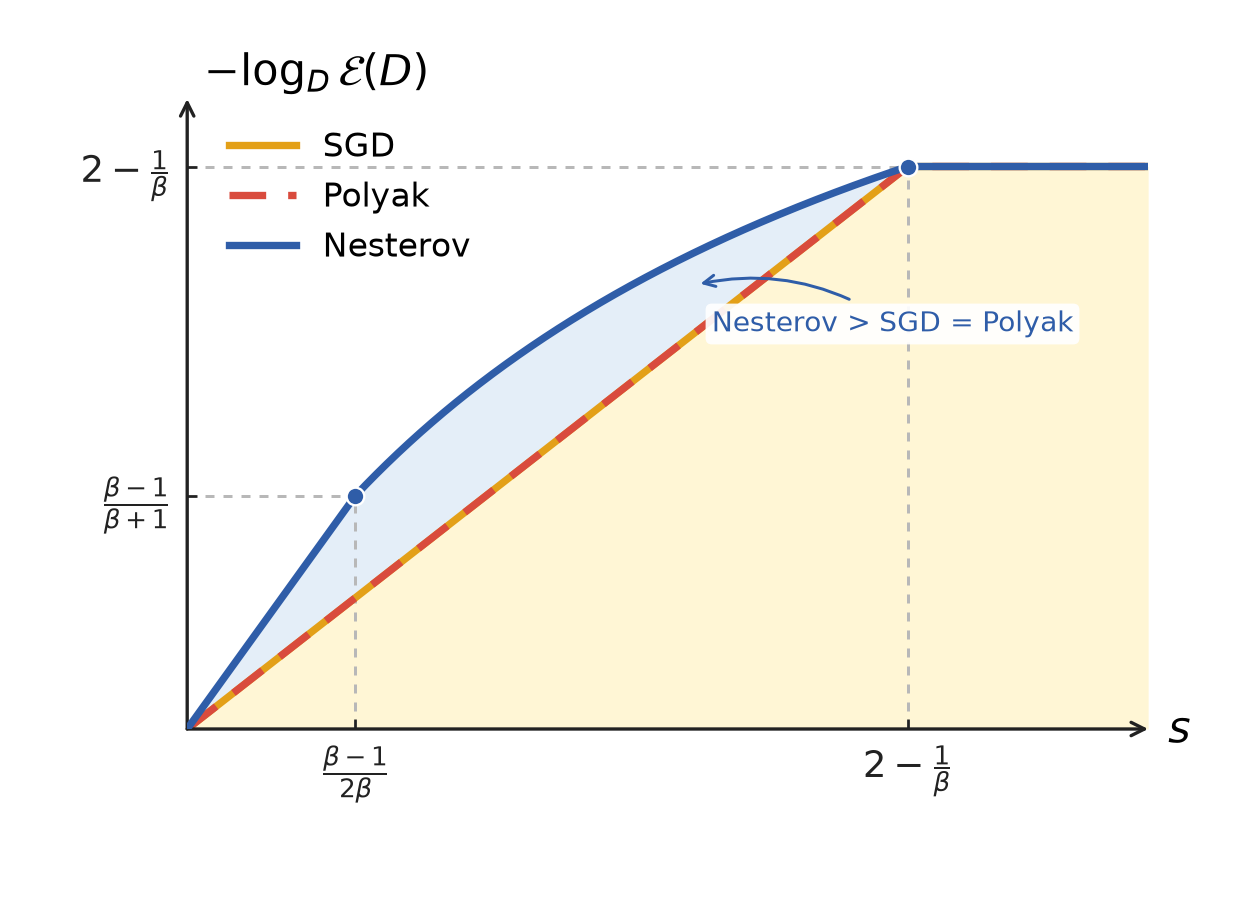

Python code for this plot:
"""Plot data-optimal decay rate versus source exponent s (noiseless case).

The formulas are taken from the section on data-optimal scaling in the
strictly noiseless setting (sigma = 0):

    r_SGD(s) = r_Polyak(s) = min(s, 2 - 1/beta),

and

                         2 s beta / (beta + 1),
      0 < s <= (beta - 1)/(2 beta),

    r_Nesterov(s) =       s(3 beta - 1)
                         -------------------------------,
                         s(beta - 1) + beta + 2 - 1/beta
      (beta - 1)/(2 beta) < s <= 2 - 1/beta,

                         2 - 1/beta,
      s > 2 - 1/beta.

The output style follows rate_diagram.py in the same directory.
"""

from pathlib import Path

import matplotlib.pyplot as plt
import numpy as np


plt.rcParams.update({
    "text.usetex": False,
    "font.family": "sans-serif",
    "axes.titlesize": 14,
    "axes.labelsize": 14,
    "lines.linewidth": 2.2,
    "xtick.labelsize": 11,
    "ytick.labelsize": 11,
    "figure.figsize": (5.2, 3.75),
    "legend.fontsize": 10,
    "legend.handlelength": 2.3,
})

# Match the beta value used by rate_diagram.py. Change this value and rerun
# the script to produce the diagram for another capacity exponent.
BETA = 8.0
S_MAX = 2.5

OUTPUT_PDF = Path(__file__).with_name("noiseless_rate_vs_s.pdf")
OUTPUT_PNG = Path(__file__).with_name("noiseless_rate_vs_s.png")

# Same muted, print-friendly method palette as rate_diagram.py.
BLUE = "#2F5DA8"       # Nesterov
RED = "#D94B3D"        # Polyak
YELLOW = "#E3A018"     # SGD
GUIDE = "#B8B8B8"
AXIS = "#222222"


def critical_s(beta: float) -> tuple[float, float]:
    """Return the two Nesterov transition points in the source exponent."""
    if beta <= 1.0:
        raise ValueError(f"beta must be greater than 1; got beta={beta:g}.")
    s_1 = (beta - 1.0) / (2.0 * beta)
    s_2 = 2.0 - 1.0 / beta
    return s_1, s_2


def rates(s, beta: float = BETA):
    """Evaluate noiseless data-optimal rates for all three algorithms."""
    s = np.asarray(s, dtype=float)
    if np.any(s < 0.0):
        raise ValueError("The source exponent s must be nonnegative.")

    s_1, s_2 = critical_s(beta)
    baseline = np.minimum(s, s_2)

    nesterov = np.piecewise(
        s,
        [s <= s_1, (s > s_1) & (s <= s_2), s > s_2],
        [
            lambda x: 2.0 * beta * x / (beta + 1.0),
            lambda x: x * (3.0 * beta - 1.0)
            / (x * (beta - 1.0) + beta + 2.0 - 1.0 / beta),
            s_2,
        ],
    )
    return baseline, baseline.copy(), nesterov


def make_figure(beta: float = BETA, s_max: float = S_MAX):
    """Create the rate-versus-s comparison figure."""
    s_1, s_2 = critical_s(beta)
    if s_max <= s_2:
        raise ValueError(
            "s_max must exceed 2 - 1/beta so the saturation regime is shown; "
            f"got s_max={s_max:g}, threshold={s_2:g}."
        )

    s = np.linspace(0.0, s_max, 1200)
    sgd, polyak, nesterov = rates(s, beta)

    # Fixed panel rectangle shared by the noisy and noiseless figures.
    # Explicit positioning prevents tick-label differences from changing the
    # physical width or height of the coordinate axes.
    fig = plt.figure(figsize=(5.2, 3.75))
    ax = fig.add_axes([0.15, 0.19, 0.77, 0.70])

    # Color the full lower region, including the lower-right saturation area,
    # and use blue only for the additional Nesterov acceleration region.
    ax.fill_between(
        s, 0.0, sgd,
        color="#FFF1B8", alpha=0.58, linewidth=0, zorder=-2,
    )
    ax.fill_between(
        s, sgd, nesterov,
        where=nesterov >= sgd,
        color="#D8E6F5", alpha=0.68, linewidth=0, zorder=-1,
    )

    # SGD and Polyak have exactly the same noiseless data-optimal rate.
    # Draw both curves with different styles so the overlap is explicit.
    ax.plot(s, sgd, color=YELLOW, linestyle="-", label="SGD", zorder=2)
    ax.plot(
        s, polyak, color=RED, linestyle=(0, (5, 3)),
        label="Polyak", zorder=3,
    )
    ax.plot(s, nesterov, color=BLUE, linestyle="-", label="Nesterov", zorder=4)

    r_1 = 2.0 * beta * s_1 / (beta + 1.0)
    for x_value, y_value in ((s_1, r_1), (s_2, s_2)):
        ax.plot(
            [x_value, x_value], [0.0, y_value],
            color=GUIDE, linestyle=(0, (3, 3)), linewidth=0.9, zorder=1,
        )
    # Horizontal guides connect each symbolic y tick to its critical point.
    ax.plot(
        [0.0, s_1], [r_1, r_1],
        color=GUIDE, linestyle=(0, (3, 3)), linewidth=0.9, zorder=1,
    )
    ax.plot(
        [0.0, s_max], [s_2, s_2],
        color=GUIDE, linestyle=(0, (3, 3)), linewidth=0.9, zorder=1,
    )

    ax.scatter(
        [s_1, s_2], [r_1, s_2], s=28,
        color=BLUE, edgecolor="white", linewidth=0.7, zorder=5,
    )

    # Only show the symbolic transition points; the right endpoint is an
    # arrow tip rather than a numerical tick.
    ax.set_xticks([s_1, s_2])
    ax.set_xticklabels([
        r"$\frac{\beta-1}{2\beta}$",
        r"$2-\frac{1}{\beta}$",
    ])
    ax.set_yticks([r_1, s_2])
    ax.set_yticklabels([
        r"$\frac{\beta-1}{\beta+1}$",
        r"$2-\frac{1}{\beta}$",
    ])

    # Use arrow annotations to label the two colored regions, following the
    # composition of rate_diagram.py.
    blue_x = 0.57 * (s_1 + s_2)
    blue_bottom = np.interp(blue_x, s, sgd)
    blue_top = np.interp(blue_x, s, nesterov)
    ax.annotate(
        "Nesterov > SGD = Polyak",
        xy=(blue_x, blue_bottom + 0.60 * (blue_top - blue_bottom)),
        xytext=(s_2 + 0.43, 0.72 * s_2),
        color=BLUE, fontsize=8.5, ha="right", va="center",
        bbox=dict(boxstyle="round,pad=0.22", facecolor="white",
                  edgecolor="none", alpha=0.92),
        arrowprops=dict(arrowstyle="->", color=BLUE, linewidth=0.9,
                        shrinkA=3, shrinkB=2,
                        connectionstyle="arc3,rad=0.22"),
        zorder=7,
    )

    x_right = s_max
    y_top = 1.12 * s_2
    ax.set_xlim(0.0, x_right)
    ax.set_ylim(0.0, y_top)

    # Arrowed coordinate axes and compact labels near the arrow tips.
    ax.set_xlabel("")
    ax.set_ylabel("")
    ax.set_title("")
    for spine in ax.spines.values():
        spine.set_visible(False)
    ax.tick_params(axis="both", which="major", direction="in", length=3,
                   width=0.8, colors=AXIS, pad=5)
    ax.annotate(
        "", xy=(x_right, 0.0), xytext=(0.0, 0.0),
        arrowprops=dict(arrowstyle="->", color=AXIS, linewidth=1.0,
                        mutation_scale=10, shrinkA=0, shrinkB=0),
        annotation_clip=False,
    )
    ax.annotate(
        "", xy=(0.0, y_top), xytext=(0.0, 0.0),
        arrowprops=dict(arrowstyle="->", color=AXIS, linewidth=1.0,
                        mutation_scale=10, shrinkA=0, shrinkB=0),
        annotation_clip=False,
    )
    ax.annotate(
        r"$s$", xy=(x_right, 0.0), xycoords="data",
        xytext=(6, -1), textcoords="offset points",
        ha="left", va="center", fontsize=13, annotation_clip=False,
    )
    ax.annotate(
        r"$-\log_D \mathcal{E}(D)$", xy=(0.0, y_top), xycoords="data",
        xytext=(5, 1), textcoords="offset points",
        ha="left", va="bottom", fontsize=13, annotation_clip=False,
    )
    ax.legend(frameon=False, loc="upper left", bbox_to_anchor=(0.03, 0.97),
              borderaxespad=0.0, handlelength=2.0)
    ax.grid(False)

    return fig


if __name__ == "__main__":
    figure = make_figure()
    figure.savefig(OUTPUT_PDF)
    figure.savefig(OUTPUT_PNG, dpi=240)
    print(f"saved {OUTPUT_PDF}")
    print(f"saved {OUTPUT_PNG}")
